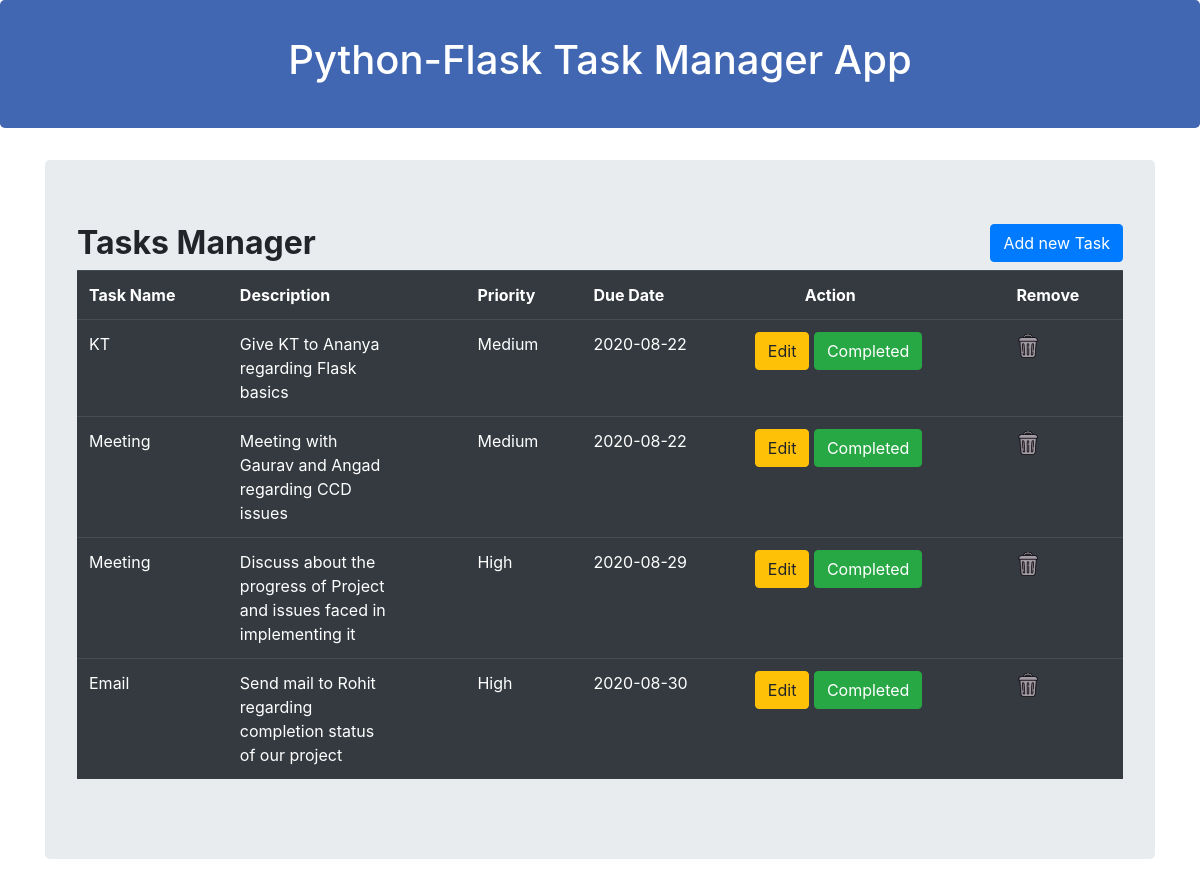
The page / on the database its author committed.
### app2.py (models this page shows, shortened)
class Todoupdated(db.Model):
    id = db.Column(db.Integer, primary_key=True)
    name = db.Column(db.String(100))
    description = db.Column(db.String(500))
    priority = db.Column(db.String(100))
    duedate = db.Column(db.Text)

### app2.py (the view)
@app2.route('/',methods=['GET', 'POST'])
def index():
    all_data=Todoupdated.query.all()
    return render_template("index1.html", employees=all_data)

### templates/index1.html (shortened to what this page needs)
{% extends 'base.html' %}
{% block body %}
        <div class="container">
            <div class="row">
                <div class="col md-12">
                    <div class="jumbotron">
                        <h2><b>Tasks Manager</b><button type="button" class="btn btn-primary float-right"
                        data-toggle="modal" data-target="#mymodal">Add new Task</button></h2>
                         <table class="table table-hover table-dark">
                             <tr>
                                 <th>Task Name</th>
                                 <th><div style='width: 150px;'>Description</div></th>
                                 <th>Priority</th>
                                 <th>Due Date</th>
                                 <th><div style="padding-left:50px">Action</div></th>
                                 <th>Remove</th>
                             </tr>
                             {% for row in employees | sort(attribute='duedate') %}
                             <tr>
                                 <td>{{row.name}}</td>
                                 <td><div style='width: 150px;'>{{row.description}}</div></td>
                                 <td>{{row.priority}}</td>
                                 <td>{{row.duedate}}</td>
                                 <td>
                                     <a href="/update/{{row.id}}" class="btn btn-warning btn-xs" data-toggle="modal" data-target="#modaledit{{row.id}}">Edit</a>
                                     <a href="/delete/{{row.id}}" class="btn btn-success btn-xs">Completed</a>
                                 </td>
                                 <td><a href="/delete/{{row.id}}"  onclick="return confirm('Are you sure to remove this task?')"><img
                                         src="./static/images/trash.png" alt=""></a></td>
                             </tr>
                             {% endfor %}
                         </table>
                    </div>
{% endblock %}

### templates/base.html (shortened to what this page needs)
<!DOCTYPE html>
<html lang="en">
<head>
    <link rel="stylesheet" href="https://stackpath.bootstrapcdn.com/bootstrap/4.4.1/css/bootstrap.min.css">
</head>
<body>
{% block body %} {% endblock %}
</body>
</html>

### templates/header.html (shortened to what this page needs)
{% extends 'base.html' %}
{% block body %}
<div class="jumbotron p-3" style="background-color:#4267B2;">
    <div class="well text-center" style="padding-top:20px; padding-bottom:20px">
        <h1 style="color:white;">Python-Flask Task Manager App </h1>
    </div>
</div>
{% endblock %}

### rows shown on the page
Todoupdated: name "KT", description "Give KT to Ananya regarding Flask basics", priority "Medium", duedate "2020-08-22"
Todoupdated: name "Meeting", description "Meeting with Gaurav and Angad regarding CCD issues", priority "Medium", duedate "2020-08-22"
Todoupdated: name "Meeting", description "Discuss about the progress of Project and issues faced in implementing it", priority "High", duedate "2020-08-29"
Todoupdated: name "Email", description "Send mail to Rohit regarding completion status of our project", priority "High", duedate "2020-08-30"
